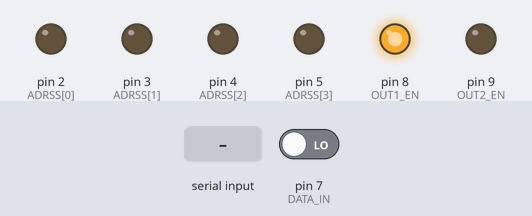
Recording of a program running on a simulated Arduino Uno, built with avr-gcc and run on an emulated ATmega328P. Parts: output pins drawn as LEDs (lit = HIGH). Inputs (shaded band) come from the test bench; at power-on: pin 7 (DATA_IN) LOW. Pins used as bus, display or sensor lines are not drawn; what the program prints to the serial monitor is not drawn.

Above: at 2.2 s.
2.3 s: "1\n" received over Serial
3.8 s: byte 10 ('\n') received over Serial
At 4.7 s:
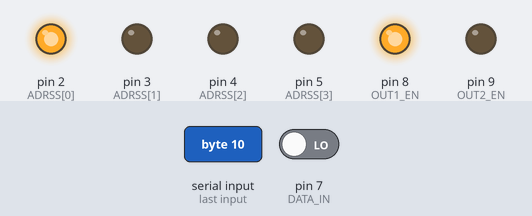
Timing chart, 0 to 6.8 s (numbered marks = the images above; inputs shaded):
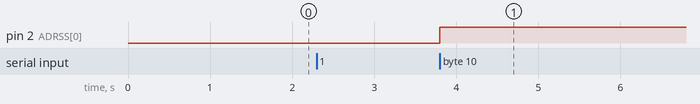

The program:

main.cpp
```cpp
// (licence header left out)
// include files
#include <Arduino.h>
#include "mux_demux.h"

// macro declaration
// Comment for release version
// #define DEBUG

// global constants
const unsigned long BAUDS = 9600;
const uint8_t ADDRESS_REQUEST = 0;
const uint8_t WAIT_ADDRS_INPUT = 1;
const uint8_t DATA_REQUEST = 2;


/**
 * @brief System setup function
 *
 */
void setup()
{
  // Initialize mux and demux
  muxDemuxBegin();

  // Initialize serial port
  Serial.begin(BAUDS);
  delay(1000);

  // write Header message
  Serial.println("*****************************");
  Serial.println("74150 & 74154 Test system");
  Serial.println("*****************************");
}


/**
 * @brief Main routine
 *
 */
void loop()
{
  static uint8_t lastState = ADDRESS_REQUEST;   /* register for last state */
  static uint8_t deviceAddrs;                          /* device address register */
  static uint8_t deviceData;                           /* device address register */
  uint8_t dataRcv;                              /* serial reception data */
  static String commandRcv = "";                /* string to store commands */


  switch (lastState)
  {
  case ADDRESS_REQUEST:
    Serial.println("Type an address (0 to 15)");
    lastState = WAIT_ADDRS_INPUT;
    break;

  case WAIT_ADDRS_INPUT:
    // wait for buffer dont empty
    if (Serial.available() > 0)
    {
      // read dat from serial port and store in a string
      dataRcv = Serial.read();
      commandRcv += (char) dataRcv;
      // wait for end of command
      if (dataRcv == '\n')
      {
        // one or two digits
        if (commandRcv.length() > 3)
        {
          // read 1st character
          dataRcv = commandRcv.charAt(0);
          // validate data
          if (isDigit((int) dataRcv))
          {
            // save value at decens position
            deviceAddrs = (dataRcv - 0x30) * 10;
            // read 2cnd character
            dataRcv = commandRcv.charAt(1);
            // validate character
            if (isDigit((int) dataRcv))
            {
              // save value at units position
              deviceAddrs += (dataRcv - 0x30);
              // write data request message
              Serial.println("write data");
              // change state
              lastState = DATA_REQUEST;
              // clear string
              commandRcv = "";
            }
            else
            {
              // clean result
              deviceAddrs = 0;
              // clear string
              commandRcv = "";
            }
          }
          else
          {
            // clear string
              commandRcv = "";
          }
        }
        else
        {
          // read 1st character
          dataRcv = commandRcv.charAt(0);
          // validate character
          if (isDigit((int) dataRcv))
          {
            // save value at units position
            deviceAddrs = (dataRcv - 0x30);
            // write data request message
            Serial.println("write data");
            // change state
            lastState = DATA_REQUEST;
            // clear string
            commandRcv = "";
          }
          else
          {
            // clear string
            commandRcv = "";
          }
        }
      }
    }
    break;

  case DATA_REQUEST:
    // wait for buffer dont empty
    if (Serial.available() > 0)
    {
      // read dat from serial port and store in a string
      dataRcv = Serial.read();
      commandRcv += (char) dataRcv;
      // wait for end of command
      if (dataRcv == '\n')
      {
        // read 1st character
        deviceData = commandRcv.charAt(0);
        // write processing message
        Serial.println("process command...");
        // write address and data xmt
        Serial.print("address: ");
        Serial.println(deviceAddrs, DEC);
        Serial.print("data: ");
        Serial.write(deviceData);
        Serial.println("");
        // clear string
        commandRcv = "";
        // send data and read it back
        Serial.print("data read: ");
        Serial.write(xmitRcv(deviceAddrs, deviceData));
        Serial.println("");
        // change state
        lastState = ADDRESS_REQUEST;
      }
    }
    break;

  default:
    break;
  }
}
```

mux_demux.h
```cpp
// (licence header left out)
#ifndef MUX_DEMUX_H
#define MUX_DEMUX_H

// include files
#include <Arduino.h>


// Functions declaration
/**
 * @brief Initialization funtion for demux and mux devices
 *
 */
void muxDemuxBegin(void);

/**
 * @brief Function to transmit at n address and receive from m address
 *
 * @param addrXmt addres to transmit
 * @param dataXmt data to transmit
 * @return uint8_t value read
 */
uint8_t xmitRcv(uint8_t addrXmt, uint8_t dataXmt);


#endif
```

mux_demux.cpp
```cpp
// (licence header left out)
// Include files
#include "mux_demux.h"

// Debug process declaration
// #define MUX_DEMUX_DEBUG

// Macro declaration
const byte CNT_PINS = 4;                /* Control pins number in 74150 and 74154 */
const byte ADRSS[4] = {2, 3, 4, 5};     /* selector addres pins */
const byte STROBE = 6;                  /* enable pin for inputs multiplexor */
const byte DATA_IN = 7;                 /* serial data output for input multiplexor */
const byte OUT1_EN = 8;                 /* enable pins for demux */
const byte OUT2_EN = 9;


// Local functions
/**
 * @brief Select I/O address in 74150 and 74154 control pins
 *
 * @param address addres to write
 */
void writeAddrss(uint8_t address)
{
    for (size_t i = 0; i < CNT_PINS; i++)
    {
        // read 4 less significant bits from address value
        if ((address >> i) & 1)
        {
            digitalWrite(ADRSS[i], HIGH);
        }
        else
        {
            digitalWrite(ADRSS[i], LOW);
        }

        // debug: Tag WriteAddrss
        #ifdef MUX_DEMUX_DEBUG
            Serial.print("adress[");
            Serial.print(i, DEC);
            Serial.println("]: ");
            Serial.print(digitalRead(ADRSS[i]), DEC);
            Serial.println("");
        #endif
    }

}

// Functions implementation
/**
 * @brief Define I/O pins and set initial conditions for 74150 and 74154 devices
 *
 *  This function should be call before any other
 */
void muxDemuxBegin(void)
{
    //   define I/O pins
    pinMode(STROBE, OUTPUT);
    pinMode(OUT1_EN, OUTPUT);
    pinMode(OUT2_EN, OUTPUT);
    pinMode(DATA_IN, INPUT);

    for (size_t i = 0; i < CNT_PINS; i++)
    {
        pinMode(ADRSS[i], OUTPUT);
    }

    //  Disable Demux 74154
    digitalWrite(OUT1_EN, HIGH);
    digitalWrite(OUT2_EN, LOW);

    // Disable Multiplexor 74150
    digitalWrite(STROBE, HIGH);

    // Set initial addres to 0
    for (size_t i = 0; i < CNT_PINS; i++)
    {
        digitalWrite(ADRSS[i], LOW);
    }
}


/**
 * @brief Function to transmit at n address and receive from m address
 *
 * @param addrXmt addres to transmit
 * @param dataXmt data to transmit
 * @return uint8_t value read
 */
uint8_t xmitRcv(uint8_t addrXmt, uint8_t dataXmt)
{
    uint8_t dataRcv = 0;    /* register to store data read */

    // write address to transmit
    writeAddrss(addrXmt);
    // transmit data bit per bit
    for (size_t i = 0; i < 7; i++)
    {
        if (!((dataXmt >> i) & 1))
        {
            digitalWrite(OUT1_EN, HIGH);
        }
        else
        {
            digitalWrite(OUT1_EN, LOW);
        }
        // enable read
        digitalWrite(STROBE, LOW);
        // read data and save in register
        dataRcv |= digitalRead(DATA_IN) << i;

        // debug: Tag xmitRcv
        #ifdef MUX_DEMUX_DEBUG
            Serial.print("data sent: ");
            Serial.print(dataXmt, BIN);
            Serial.println("");
            Serial.print("G2 pin: ");
            Serial.print(digitalRead(OUT1_EN), DEC);
            Serial.println("");
            Serial.print("data in: ");
            Serial.print(dataRcv, BIN);
            Serial.println("");
        #endif
    }

    // disable read
    digitalWrite(STROBE, HIGH);
    // return data read
    return dataRcv;
}
```

Measured:
- after the input at 2.3 s, every drawn part: stays the same
- after the input at 3.8 s, pin 2 (ADRSS[0]): LOW → HIGH at once
